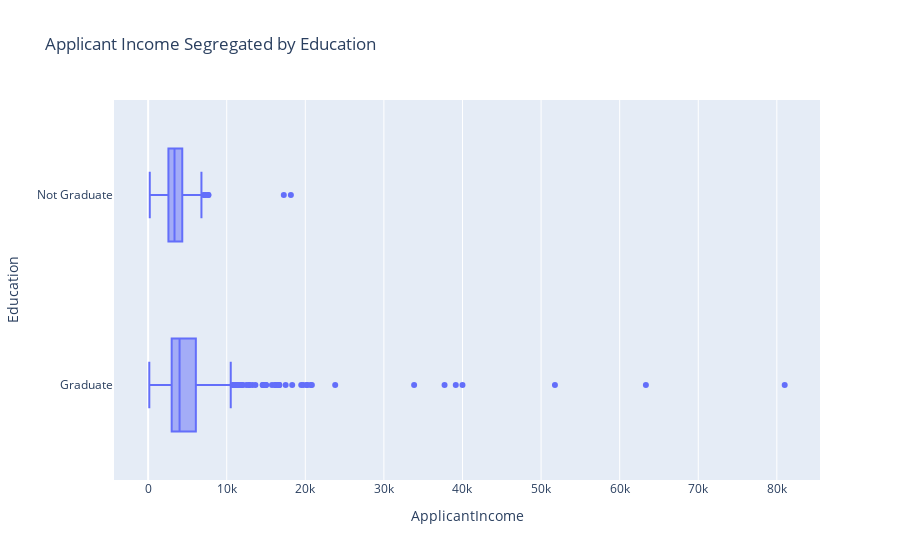

The notebook cell saved with this chart:
### Markdown cell above
Look at the distribution of income segregated  by `Education`

### Code cell
fig = px.box(df, x="ApplicantIncome", y="Education", title='Applicant Income Segregated by Education')
fig.show()

### Figure 1 — Plotly figure (JSON) as saved in the notebook; plotly's stock layout.template omitted (floating-point values rounded to 4 significant figures; data arrays with more than 128 entries replaced by an {"elided": "..."} marker saying what was removed)
{"data": [{"alignmentgroup": "True", "hovertemplate": "ApplicantIncome=%{x}<br>Education=%{y}<extra></extra>", "legendgroup": "", "marker": {"color": "#636efa"}, "name": "", "notched": false, "offsetgroup": "", "orientation": "h", "showlegend": false, "type": "box", "x": {"elided": "614 int values"}, "x0": " ", "xaxis": "x", "y": {"elided": "614 str values"}, "y0": " ", "yaxis": "y"}], "layout": {"boxmode": "group", "legend": {"tracegroupgap": 0}, "title": {"text": "Applicant Income Segregated by Education"}, "xaxis": {"anchor": "y", "domain": [0, 1], "title": {"text": "ApplicantIncome"}}, "yaxis": {"anchor": "x", "domain": [0, 1], "title": {"text": "Education"}}}}
